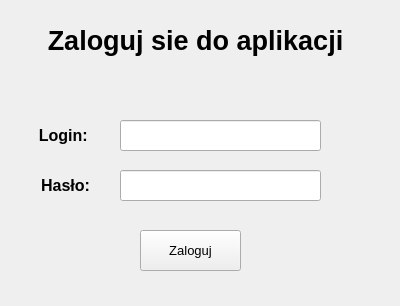
<?xml version="1.0" encoding="UTF-8"?>
<ui version="4.0">
 <class>Form</class>
 <widget class="QWidget" name="Form">
  <property name="geometry">
   <rect>
    <x>0</x>
    <y>0</y>
    <width>400</width>
    <height>306</height>
   </rect>
  </property>
  <property name="font">
   <font>
    <family>Arial</family>
    <pointsize>10</pointsize>
   </font>
  </property>
  <property name="windowTitle">
   <string>Form</string>
  </property>
  <widget class="QLabel" name="welcomeLabel">
   <property name="geometry">
    <rect>
     <x>0</x>
     <y>0</y>
     <width>391</width>
     <height>81</height>
    </rect>
   </property>
   <property name="font">
    <font>
     <family>Arial</family>
     <pointsize>20</pointsize>
     <weight>75</weight>
     <bold>true</bold>
    </font>
   </property>
   <property name="layoutDirection">
    <enum>Qt::LeftToRight</enum>
   </property>
   <property name="autoFillBackground">
    <bool>true</bool>
   </property>
   <property name="text">
    <string>Zaloguj sie do aplikacji</string>
   </property>
   <property name="alignment">
    <set>Qt::AlignCenter</set>
   </property>
   <property name="wordWrap">
    <bool>true</bool>
   </property>
  </widget>
  <widget class="QLineEdit" name="lineEdit">
   <property name="geometry">
    <rect>
     <x>120</x>
     <y>120</y>
     <width>201</width>
     <height>31</height>
    </rect>
   </property>
  </widget>
  <widget class="QLineEdit" name="lineEdit_2">
   <property name="geometry">
    <rect>
     <x>120</x>
     <y>170</y>
     <width>201</width>
     <height>31</height>
    </rect>
   </property>
  </widget>
  <widget class="QLabel" name="label">
   <property name="geometry">
    <rect>
     <x>30</x>
     <y>120</y>
     <width>71</width>
     <height>31</height>
    </rect>
   </property>
   <property name="font">
    <font>
     <family>Arial</family>
     <pointsize>12</pointsize>
     <weight>75</weight>
     <bold>true</bold>
    </font>
   </property>
   <property name="text">
    <string>Login: </string>
   </property>
   <property name="alignment">
    <set>Qt::AlignCenter</set>
   </property>
  </widget>
  <widget class="QLabel" name="label_2">
   <property name="geometry">
    <rect>
     <x>30</x>
     <y>170</y>
     <width>71</width>
     <height>31</height>
    </rect>
   </property>
   <property name="font">
    <font>
     <family>Arial</family>
     <pointsize>12</pointsize>
     <weight>75</weight>
     <bold>true</bold>
    </font>
   </property>
   <property name="text">
    <string>Hasło:</string>
   </property>
   <property name="alignment">
    <set>Qt::AlignCenter</set>
   </property>
  </widget>
  <widget class="QPushButton" name="loginBtn">
   <property name="geometry">
    <rect>
     <x>140</x>
     <y>230</y>
     <width>101</width>
     <height>41</height>
    </rect>
   </property>
   <property name="text">
    <string>Zaloguj</string>
   </property>
  </widget>
 </widget>
 <resources/>
 <connections/>
</ui>
